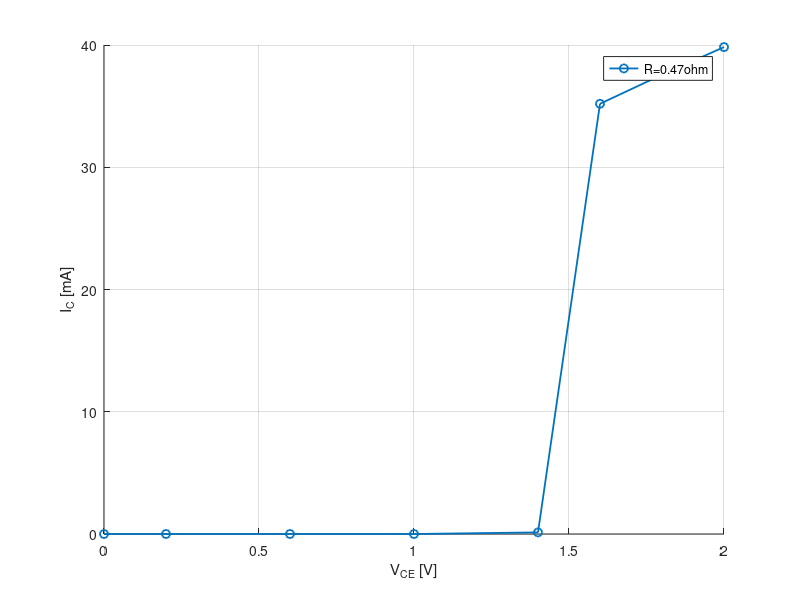

Here is the MATLAB script that generated this plot:
clear
close all
clc
format long

hold on
grid on
% rc = [ 10/0.47 0;10/1.0 0;10/1.2 0;10/1.8 0;10/2.4 0;10/2.7 0];
% Vcc = [0 10;0 10;0 10;0 10;0 10;0 10;];
% %시뮬레이션 값
% simuled_Icq = [0 3.639 4.084 4.602 4.733 4.779 4.903];
% simuled_Vceq = [0 0.1760 0.1974 1.717 4.320 5.222 7.695];
%실험 결과 값
measured_Icq = [ 0
    0
    0
    0
    0.131
    35.191
    37.568
    39.829
    ];
measured_Vceq = [0 0.2 0.6 1.0 1.4 1.6 1.8 2.0 ];
% for num1 = 1:6
%     p=plot(Vcc (num1,:),rc(num1,:),'b:');
% end
p.Color = '#00841a';
% plot(simuled_Vceq,simuled_Icq,'squre-','LineWidth',1.3);
plot(measured_Vceq,measured_Icq,'o-','LineWidth',1.3);
legend('R=0.47ohm','R=1.0ohm','R=1.2ohm','R=1.8ohm',...
    'R=2.4ohm','R=2.8ohm','simuled Data','measured Data');
xlabel('V_C_E [V]');
ylabel('I_C [mA]');

